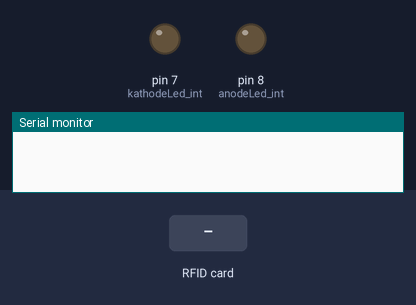
This sketch was run on a simulated Arduino Uno, built with avr-gcc and run on an emulated ATmega328P. Shown: output pins drawn as LEDs (lit = HIGH), the last lines printed to the serial monitor. Inputs (shaded band) come from the test bench. Pins used as bus, display or sensor lines are not drawn.

Above: at 1.2 s.
1.3 s: RFID card 5E 7A 19 C4 held to the reader
At 1.4 s:
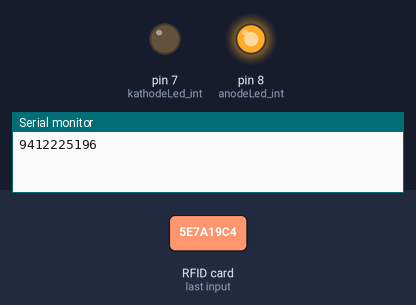
Timing chart, 0 to 4.3 s (numbered marks = the images above; inputs shaded):
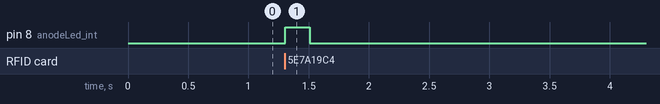

Measured:
- after the input at 1.3 s, pin 8 (anodeLed_int): LOW → HIGH at once, → LOW 0.20 s later

The sketch:

DOC_UID_BT_DEC.ino
```cpp
#include<SPI.h>
#include<MFRC522.h>
 /*
 * Pin layout should be as follows:
 * Signal     Pin              Pin               Pin
 *            Arduino Uno      Arduino Mega      MFRC522 board
 * ------------------------------------------------------------
 * Reset      9                5                 RST
 * SPI SS     10               53                SDA
 * SPI MOSI   11               51                MOSI
 * SPI MISO   12               50                MISO
 * SPI SCK    13               52                SCK
 */
#define RST_PIN 9
#define SS_PIN 10
int UID[4], i;
int anodeLed_int = 8;
int kathodeLed_int = 7;
MFRC522 mfrc522(SS_PIN,RST_PIN);
void setup()
{
  Serial.begin(9600);
  SPI.begin();
  mfrc522.PCD_Init(); // Read RFID Card
  pinMode(anodeLed_int, OUTPUT);
  pinMode(kathodeLed_int, OUTPUT);
  digitalWrite(kathodeLed_int, LOW);
}

void loop()
{
  //Looking For New Card
  if(! mfrc522.PICC_IsNewCardPresent())
  {
    return;
  }
  //Read Card
  if(! mfrc522.PICC_ReadCardSerial())
  {
    return;
  }
  //Print Card UID
  for(byte i=0;i< mfrc522.uid.size;i++)
  {
    Serial.print(mfrc522.uid.uidByte[i] < 0x10 ? "0" : "");
    UID[i]=mfrc522.uid.uidByte[i];
    Serial.print(UID[i],DEC);
  }

  Serial.println();
  mfrc522.PICC_HaltA();
  mfrc522.PCD_StopCrypto1();

  digitalWrite(anodeLed_int, HIGH);
  delay(200);
  digitalWrite(anodeLed_int, LOW);

}
```
